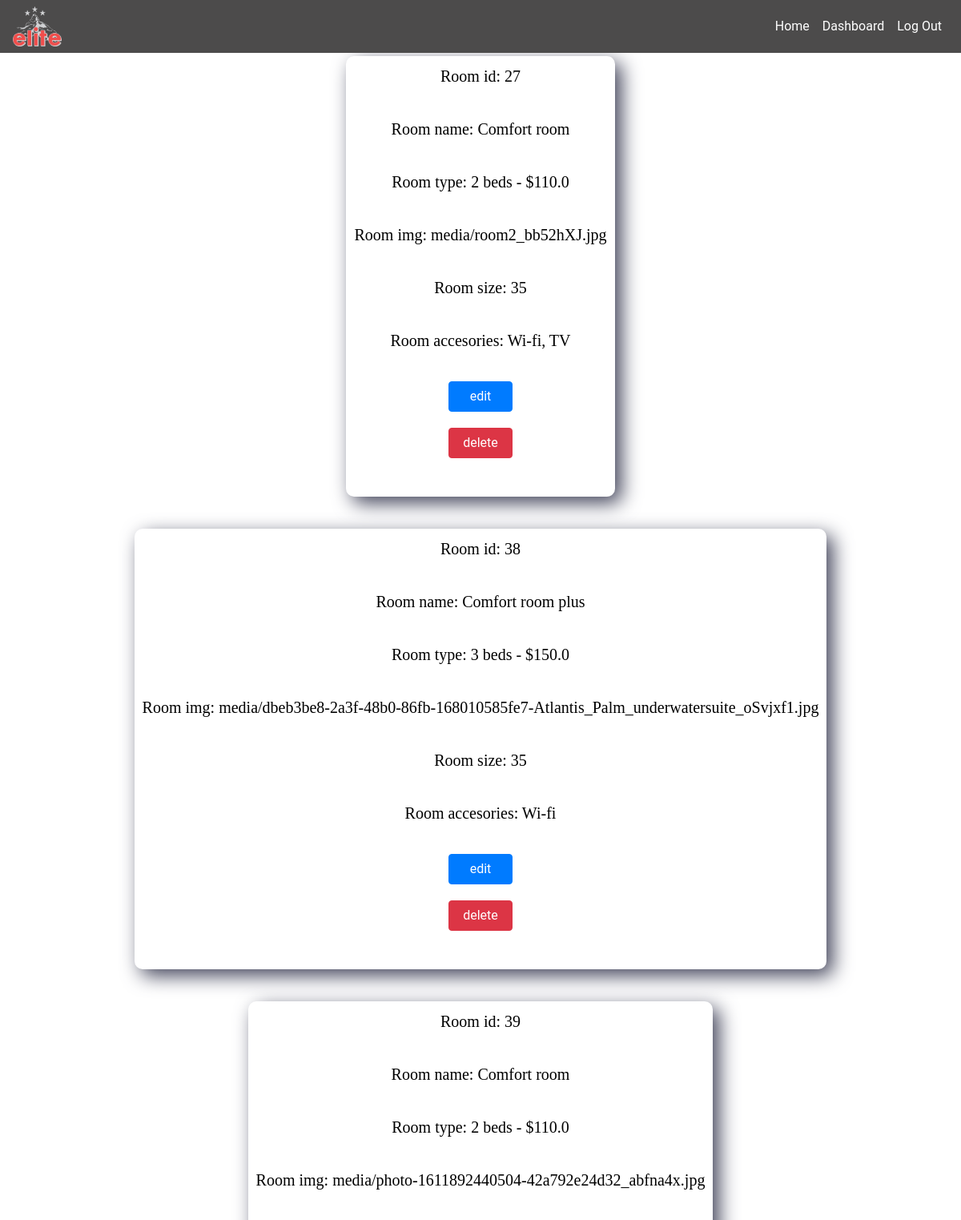
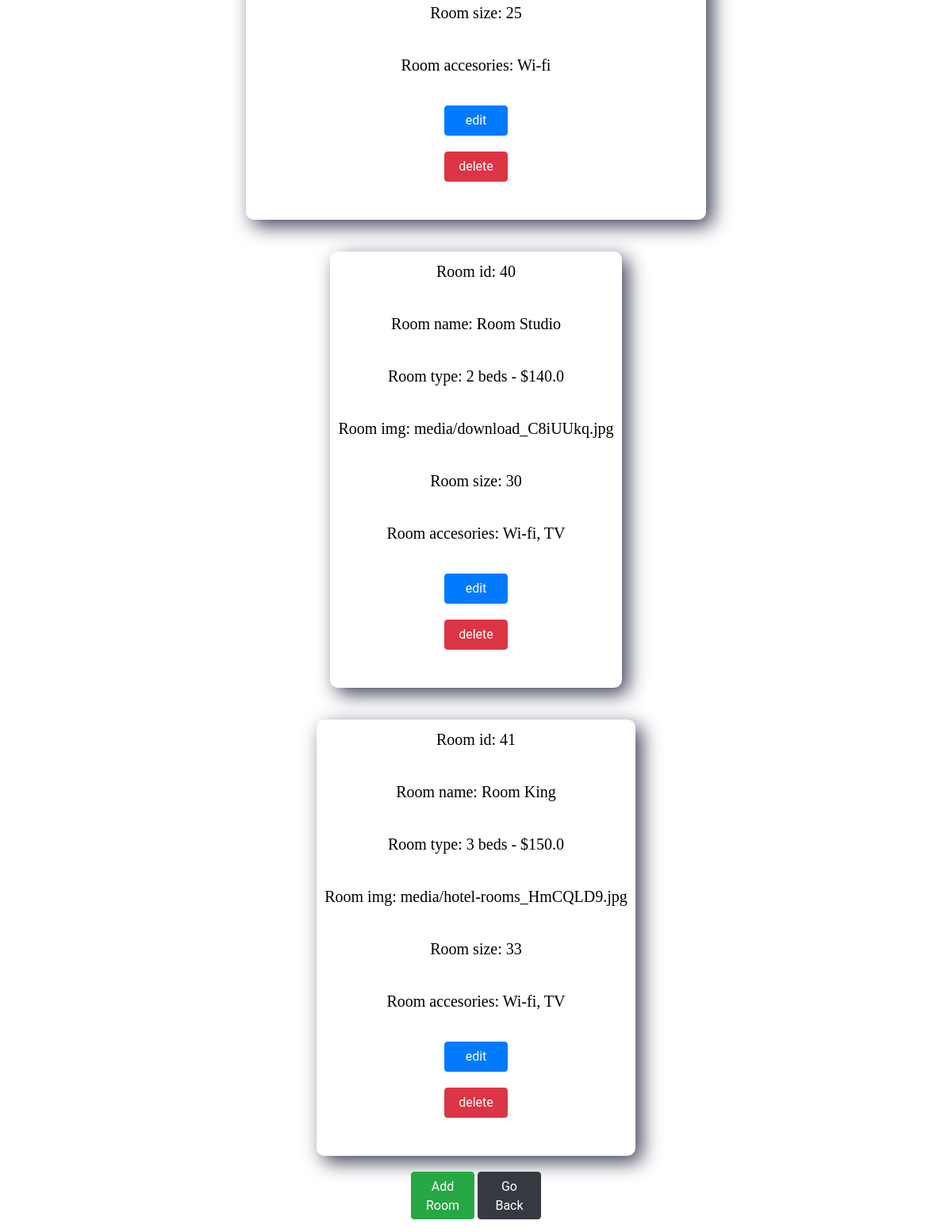
The app's page /rooms/ (signed in) with its own data (2 pictures, top to bottom).
### booking/models.py (models this page shows, shortened)
class Room(models.Model):
    occupancy = models.BooleanField(default=False)
    name = models.CharField(max_length=20)
    room_type = models.ForeignKey(Room_type, on_delete=models.CASCADE)
    img = models.ImageField(upload_to="media/")
    size = models.CharField(max_length=20)
    accesories = models.CharField(max_length=200)

class Room_type(models.Model):
    price = models.FloatField()
    beds = models.CharField(max_length=200)
    def __str__(self):
        return f"{self.beds} beds - ${self.price}"

### booking/views.py (the view)
# urls.py: path("rooms/", rooms, name="rooms"),
@staff_member_required(login_url="hotel:login")
def rooms(request):
    rooms = Room.objects.all()
    return render(request, "view.html", {"rooms": rooms, "add_room": True})

### templates/view.html (shortened to what this page needs)
{% extends "base.html" %}
{% block content %}
{% load static %}
{% load static %}
<link rel="stylesheet" type="text/css" href="{% static 'css/update_nav.css' %}">
<link rel="stylesheet" type="text/css" href="{% static 'css/view.css' %}">
<div class="body">
    <div class="table">
{% if add_room %}
<div class="table">
    {% for room in rooms%}
    <div class="data">
        <p>Room id: {{room.id}}</p>
        <p>Room name: {{room.name}}</p>
        <p>Room type: {{room.room_type}} </p>
        <p>Room img: {{room.img}}</p>
        <p>Room size: {{room.size}}</p>
        <p>Room accesories: {{room.accesories}}</p>
        <a style="width:80px;" class="btn btn-primary edit-delete-btn"
            href="{% url 'booking:edit_room' room.id %}">edit</a>
        <a style="width:80px;" class="btn btn btn-danger edit-delete-btn"
            href="{% url 'booking:remove_room_from_dashboard' room.id %}">delete</a>
    </div>
    {%endfor%}
    {% if rooms %}
    <div> <a style="width:80px;height:60px;" class="btn btn btn-success" href="{% url 'booking:new_room' %}">Add
            Room</a>
        <a style="width:80px;height:60px;" class="btn btn btn-dark" href="{% url 'booking:dashboard' %}">Go Back</a>
    </div>
    {%endif%}
</div>
{%endif%}
</div>
{% endblock %}

### static/css/base.css (style rules this page uses)
body { font-family: "Roboto", sans-serif; margin: 0; padding: 0; display: flex; flex-direction: column; align-items: center; justify-content: center; height: 100vh; }

### static/css/view.css (style rules this page uses)
.body { position: relative; margin: 0; border: 0; padding: 0; height: 100%; width: 100%; display: flex; flex-direction: column; }
.data { display: flex; flex-direction: column; margin: 20px; height: 550px; align-items: center; border-radius: 10px; -webkit-box-shadow: 8px 8px 24px 0px rgba(66, 68, 90, 1); -moz-box-shadow: 8px 8px 24px 0px rgba(66, 68, 90, 1); box-shadow: 8px 8px 24px 0px rgba(66, 68, 90, 1); }
.data:first-child { margin-top: 70px; }
p { padding: 10px; font-family: verdana; font-size: 20px; color: rgb(0, 0, 0); }
.edit-delete-btn { margin-top: 10px; margin-bottom: 10px; }
.table { display: flex; flex-direction: column; justify-content: space-between; align-items: center; }

### records on screen
Room: id "27", name "Comfort room", room_type "2 beds - $110.0", img "media/room2_bb52hXJ.jpg", size "35", accesories "Wi-fi, TV"
Room: id "38", name "Comfort room plus", room_type "3 beds - $150.0", img "media/dbeb3be8-2a3f-48b0-86fb-168010585fe7-Atlantis_Palm_underwatersuite_oSvjxf1.jpg", size "35", accesories "Wi-fi"
Room: id "39", name "Comfort room", room_type "2 beds - $110.0", img "media/photo-1611892440504-42a792e24d32_abfna4x.jpg", size "25", accesories "Wi-fi"
Room: id "40", name "Room Studio", room_type "2 beds - $140.0", img "media/download_C8iUUkq.jpg", size "30", accesories "Wi-fi, TV"
Room: id "41", name "Room King", room_type "3 beds - $150.0", img "media/hotel-rooms_HmCQLD9.jpg", size "33", accesories "Wi-fi, TV"
